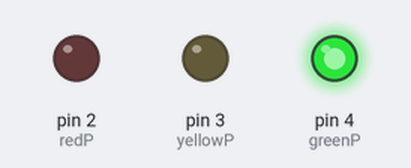
A sketch run on a simulated Arduino Uno, built with avr-gcc and run on an emulated ATmega328P. On the bench: output pins drawn as LEDs (lit = HIGH).

Above: at 2.5 s.
At 5.5 s:
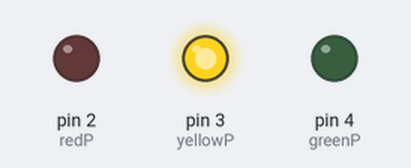
At 7.5 s:
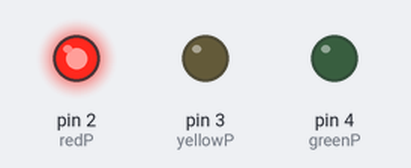
Timing chart, 0 to 13.0 s (numbered marks = the images above):
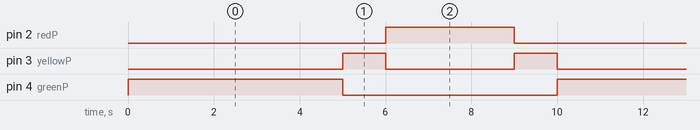

Measured:
- by itself, pin 2 (redP): alternates HIGH for 3.0 s and LOW for 7.0 s
- by itself, pin 3 (yellowP): repeats every 10.0 s: LOW 3.0 s, HIGH 1.0 s, LOW 5.0 s, HIGH 1.0 s
- by itself, pin 4 (greenP): alternates HIGH for 5.0 s and LOW for 5.0 s

The sketch:

Simulation_code.ino
```cpp
enum street_lights {
  GREEN,
  RED,
  YELLOW
};

street_lights LIGHT = GREEN;

const int greenP = 4;
const int redP = 2;
const int yellowP = 3;

int t3 = 5000;
int t2 = 3000;
int t1 = 1000;

bool afterGreen = true;

void setup() {
  pinMode(greenP, OUTPUT);
  pinMode(redP, OUTPUT);
  pinMode(yellowP, OUTPUT);
}

void loop() {
  switch (LIGHT) {
    case GREEN:
      digitalWrite(greenP, HIGH);
      digitalWrite(redP, LOW);
      digitalWrite(yellowP, LOW);
      delay(t3);
    LIGHT=YELLOW;
    break;

    case YELLOW:
        digitalWrite(yellowP, HIGH);
        digitalWrite(greenP, LOW);
        digitalWrite(redP, LOW);
        delay(t1);
    if(afterGreen)
    {
    LIGHT=RED;
    }
    else
    {
      LIGHT=GREEN;
    }

    afterGreen=!afterGreen;
    break;

    case RED:
      digitalWrite(redP, HIGH);
      digitalWrite(greenP, LOW);
      digitalWrite(yellowP, LOW);
      delay(t2);
      LIGHT = YELLOW;

      break;
  }
}
```
